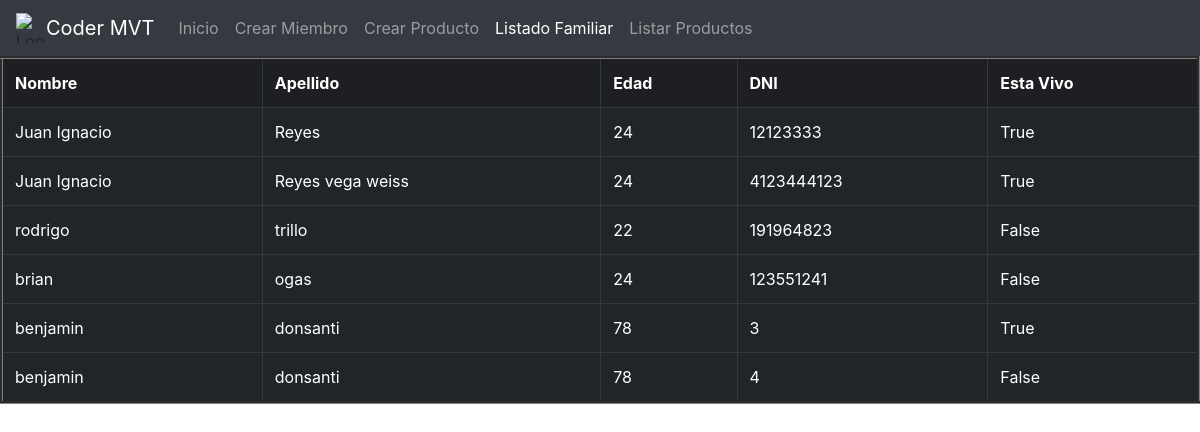
/family/list-family/, run on an earlier commit of the app's database.
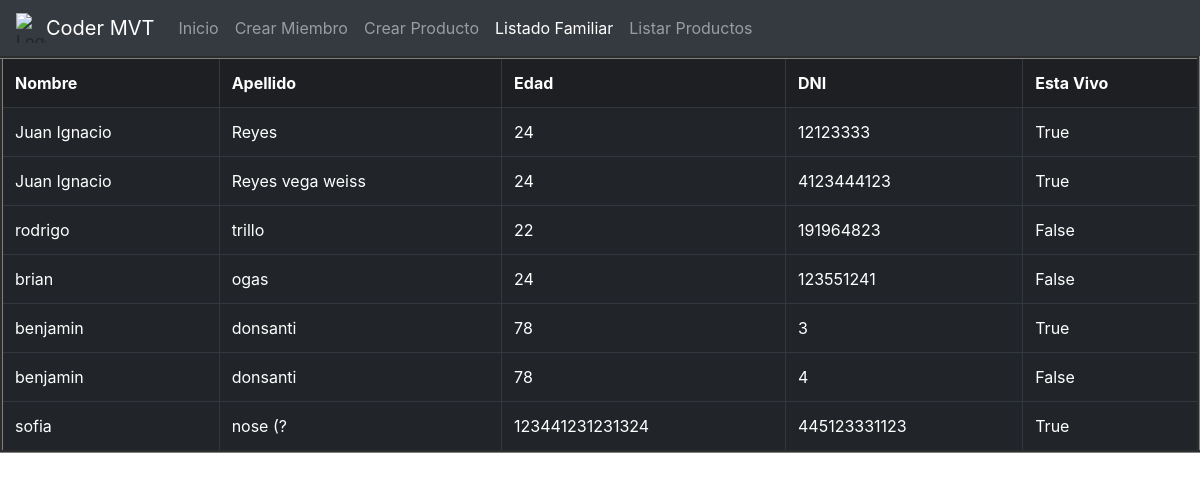
And on a later commit of the database.
### family/models.py (models this page shows, shortened)
class Family(models.Model):
    name = models.CharField(max_length=100)
    surname = models.CharField(max_length=100)
    age = models.IntegerField()
    dni = models.IntegerField(unique=True,null=False)
    alive = models.BooleanField()

### family/views.py (the view)
# urls.py: path("list-family/", list_family_members),
def list_family_members(request):
    all_family_members = Family.objects.all()
    context = {
        "family": all_family_members,
    }
    return render(request, "list_families.html", context=context)

### templates/list_families.html (shortened to what this page needs)
<!DOCTYPE html>
<html lang="en">
<head>
    <link rel="stylesheet" href="https://cdn.jsdelivr.net/npm/bootstrap@4.0.0/dist/css/bootstrap.min.css">
</head>
<body>
    <nav class="navbar navbar-expand-lg navbar-dark bg-dark">
        <img src="https://i0.wp.com/edtechreviews.net/wp-content/uploads/2021/12/coderhouse_logo.png?resize=750%2C750&ssl=1" width="30" height="30" class="d-inline-block align-top" alt="Logo Coder">
        <a class="navbar-brand" href="/">Coder MVT</a>
        <div class="collapse navbar-collapse" id="navbarNavAltMarkup">
            <div class="navbar-nav text-center">
                <a class="nav-item nav-link" href="/">Inicio</a>
                <a class="nav-item nav-link" href="/family/create-member/">Crear Miembro</a>
                <a class="nav-item nav-link" href="/products/create-product/">Crear Producto</a>
                <a class="nav-item nav-link active" href="/family/list-family/">Listado Familiar</a>
                <a class="nav-item nav-link" href="/products/list-products/">Listar Productos</a>
            </div>
        </div>
    </nav>
<table class="table table-dark table-hover" cellspacing="5" cellpadding="5" border="3">
<tr class="table-active">
    <td><strong>Nombre</strong></td>
    <td><strong>Apellido</strong></td>
    <td><strong>Edad</strong></td>
    <td><strong>DNI</strong></td>
    <td><strong>Esta Vivo</strong></td>
</tr>
{% for member in family %}
<tr>
    <td>{{member.name}}</td>
    <td>{{member.surname}}</td>
    <td>{{member.age}}</td>
    <td>{{member.dni}}</td>
    <td>{{member.alive}}</td>
</tr>
{% endfor %}
</table>
</body>
</html>

What changed in the data, as far as the page shows it:
added Family: name "sofia", surname "nose (?", age "123441231231324", dni "445123331123", alive "True"
